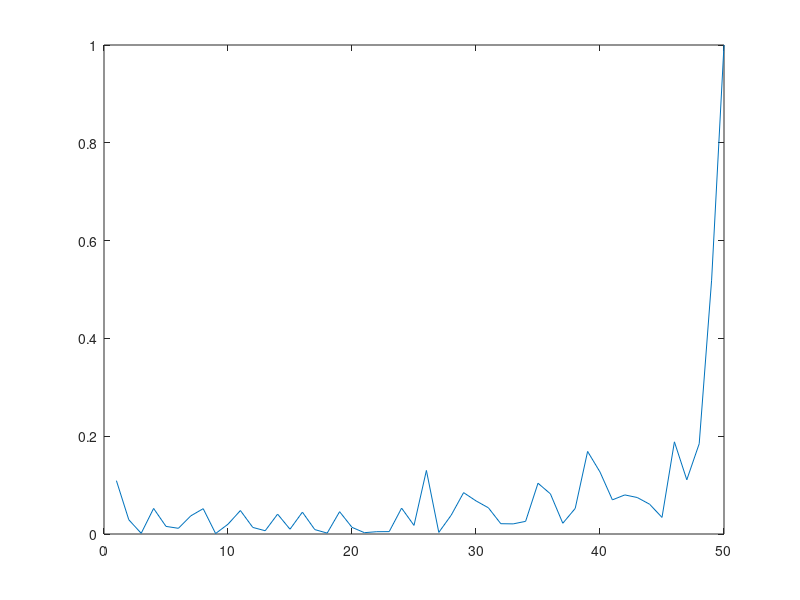

MATLAB code for this plot: (Note: this script raises an error after producing the figure.)


startWithNewDistribution = false;
cp = 2;
cc = 50;

close all

if (startWithNewDistribution)
    [dist] = getRandomDistribution(50);
    save('dist', 'dist');
else
    load('dist', 'dist');
end

figure
plot(dist.Hazard)

EQ = sum(dist.p.*(1:dist.K));
cc/EQ

[mu, costcurve] = getOptimalControlLimitForAverageCost(dist, cp, cc);

T = 1000000;
costcurve2 = costcurve*0;
for (muk = 1:length(costcurve))
    costcurve2(muk) = getTotalCostUntilTime(dist, muk, T, cp, cc, 0);
end

figure
hold on
plot(costcurve)
plot(costcurve2/T)
hold off






mu